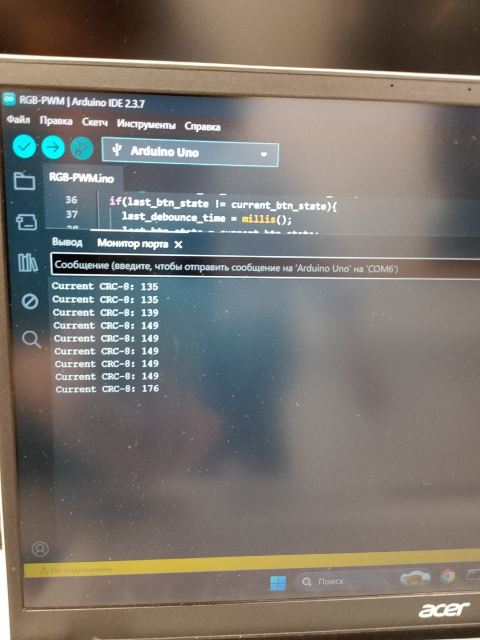
#> input picture foto/2026-04-07 12.11.57.jpg, 960 x 1280 px (shown at 1/2 size)
$ python generate_word_reports.py
#> lines starting #> are read from the running program, lines starting #| are printed output that depends on the picture
from __future__ import annotations

from pathlib import Path
from typing import Iterable

from docx import Document
from docx.enum.table import WD_TABLE_ALIGNMENT
from docx.enum.text import WD_ALIGN_PARAGRAPH
from docx.oxml import OxmlElement
from docx.oxml.ns import qn
from docx.shared import Cm, Pt
from PIL import Image, ImageDraw, ImageFont


ROOT = Path(__file__).resolve().parents[1]
OUTPUT_DIR = ROOT / "deliverables" / "word-reports"
ASSETS_DIR = OUTPUT_DIR / "assets"
DOCX_DIR = OUTPUT_DIR / "docx"
PDF_DIR = OUTPUT_DIR / "pdf"
FINAL_DIR = ROOT / "deliverables" / "final-submission"

DEFAULT_PERFORMERS = ["Мегерян Сергей Сергеевич"]
DISCIPLINE = "Основы программирования для микроэлектроники"
UNIVERSITY_LINE_1 = "Автономная некоммерческая образовательная организация высшего образования"
UNIVERSITY_LINE_2 = "«Научно-технологический университет «Сириус»»"
CITY_YEAR = "ФТ Сириус, 2026 г."

DOWNLOADS = Path("/Users/sergejmegeran/Downloads")
FOTO_DIR = ROOT / "foto"
PHOTO_SCHEME = DOWNLOADS / "photo_2026-04-06 09.51.09.jpeg"
PHOTO_STAND = DOWNLOADS / "photo_2026-04-06 09.51.06.jpeg"
PHOTO_STAND_CLOSE = DOWNLOADS / "photo_2026-04-06 09.50.55.jpeg"
PHOTO_BOARD = DOWNLOADS / "photo_2026-04-06 09.51.02.jpeg"
PHOTO_LAB1_V1_STAND = DOWNLOADS / "photo_2026-04-08 13.29.25.jpeg"
PHOTO_LAB1_V1_RESULT = DOWNLOADS / "photo_2026-04-08 13.29.28.jpeg"
PHOTO_LAB1_V2_STAND = DOWNLOADS / "photo_2026-04-08 13.29.21.jpeg"
PHOTO_LAB1_V2_RESULT = DOWNLOADS / "photo_2026-04-08 13.29.18.jpeg"
PHOTO_LAB2_V2_GRAPH = DOWNLOADS / "photo_2026-04-08 13.25.50.jpeg"
PHOTO_LAB2_V2_SETUP = DOWNLOADS / "photo_2026-04-08 13.25.54.jpeg"
PHOTO_LAB2_V2_MONITOR = DOWNLOADS / "photo_2026-04-08 13.25.58.jpeg"
PHOTO_LAB2_V2_BOARD = DOWNLOADS / "photo_2026-04-08 13.26.01.jpeg"
PHOTO_LAB2_V2_SETUP_ALT = DOWNLOADS / "photo_2026-04-08 13.26.05.jpeg"
PHOTO_LAB2_V2_WIDE = DOWNLOADS / "photo_2026-04-08 13.26.09.jpeg"
PHOTO_LAB2_V2_CODE = DOWNLOADS / "photo_2026-04-08 13.26.12.jpeg"
PHOTO_LAB2_V2_POT_CLOSE = DOWNLOADS / "photo_2026-04-08 13.26.18.jpeg"
PHOTO_LAB4_STAND = DOWNLOADS / "photo_2026-04-08 13.29.54.jpeg"
PHOTO_LAB4_CLOSE = DOWNLOADS / "photo_2026-04-08 13.29.58.jpeg"
PHOTO_LAB3_STAND = DOWNLOADS / "photo_2026-04-08 13.30.17.jpeg"
PHOTO_LAB3_BUTTON = DOWNLOADS / "photo_2026-04-08 13.30.23.jpeg"
PHOTO_LAB3_SERIAL = FOTO_DIR / "2026-04-07 12.11.57.jpg"

FONT_CANDIDATES = [
    "/System/Library/Fonts/Supplemental/Arial.ttf",
    "/System/Library/Fonts/Supplemental/Arial Unicode.ttf",
    "/Library/Fonts/Arial.ttf",
]


def ensure_dirs() -> None:
    ASSETS_DIR.mkdir(parents=True, exist_ok=True)
    DOCX_DIR.mkdir(parents=True, exist_ok=True)
    PDF_DIR.mkdir(parents=True, exist_ok=True)
    FINAL_DIR.mkdir(parents=True, exist_ok=True)


def ensure_package_dirs(base_dir: Path) -> tuple[Path, Path]:
    docx_dir = base_dir / "docx"
    pdf_dir = base_dir / "pdf"
    docx_dir.mkdir(parents=True, exist_ok=True)
    pdf_dir.mkdir(parents=True, exist_ok=True)
    return docx_dir, pdf_dir


def find_font(size: int, bold: bool = False) -> ImageFont.FreeTypeFont | ImageFont.ImageFont:
    candidates = []
    if bold:
        candidates.extend(
            [
                "/System/Library/Fonts/Supplemental/Arial Bold.ttf",
                "/Library/Fonts/Arial Bold.ttf",
            ]
        )
    candidates.extend(FONT_CANDIDATES)

    for candidate in candidates:
        path = Path(candidate)
        if path.exists():
            return ImageFont.truetype(str(path), size=size)
    return ImageFont.load_default()


def sanitize_text(text: str) -> str:
    return text.replace("`", "").strip()


def performer_token(performers: list[str] | None = None) -> str:
    source = performers or DEFAULT_PERFORMERS
    return "_".join("_".join(name.split()) for name in source)


# [170 lines left out: functions set_cell_border, set_page_margins, set_base_styles, add_page_number_footer, extract_headings, add_contents_page and 1 more, not called in this run]


def add_spacer(document: Document, count: int) -> None:
    for _ in range(count):
        document.add_paragraph("")


# [153 lines left out: functions add_heading, add_paragraph, add_bullet, add_numbered, add_markdown_body, add_code_line and 3 more, not called in this run]


def prepare_external_photo(source: Path, target_name: str, max_size: tuple[int, int] = (1600, 1600)) -> Path | None:
    if not source.exists():
        return None
    target = ASSETS_DIR / target_name
    with Image.open(source) as img:
        converted = img.convert("RGB")
        converted.thumbnail(max_size)
        converted.save(target, quality=88)
    return target


def create_canvas(title: str, subtitle: str | None = None, size: tuple[int, int] = (1600, 900)) -> tuple[Image.Image, ImageDraw.ImageDraw]:
    image = Image.new("RGB", size, "white")
    draw = ImageDraw.Draw(image)
    title_font = find_font(44, bold=True)
    subtitle_font = find_font(26)

    draw.rounded_rectangle((30, 30, size[0] - 30, size[1] - 30), radius=24, outline="#1F2937", width=3)
    draw.text((60, 55), title, font=title_font, fill="#111827")
    if subtitle:
        draw.text((60, 120), subtitle, font=subtitle_font, fill="#374151")
    return image, draw


def save_lines_figure(filename: str, title: str, lines: list[str], subtitle: str | None = None) -> Path:
    image, draw = create_canvas(title, subtitle)
    body_font = find_font(28)
    y = 210
    for line in lines:
        draw.rounded_rectangle((70, y - 10, 1530, y + 50), radius=12, fill="#F3F4F6", outline="#D1D5DB")
        draw.text((95, y), line, font=body_font, fill="#111827")
        y += 74
    target = ASSETS_DIR / filename
    image.save(target, quality=90)
    return target


def save_terminal_figure(filename: str, title: str, lines: list[str]) -> Path:
    width, height = 1500, 900
    image = Image.new("RGB", (width, height), "#101418")
    draw = ImageDraw.Draw(image)
    title_font = find_font(34, bold=True)
    body_font = find_font(26)

    draw.rounded_rectangle((30, 30, width - 30, height - 30), radius=24, outline="#2DD4BF", width=3)
    draw.text((60, 60), title, font=title_font, fill="#E5E7EB")

    y = 140
    for line in lines:
        draw.text((70, y), line, font=body_font, fill="#86EFAC")
        y += 48

    target = ASSETS_DIR / filename
    image.save(target, quality=90)
    return target


def save_proteus_overview_figure(filename: str) -> Path:
    width, height = 1600, 920
    image = Image.new("RGB", (width, height), "#d8cfb8")
    draw = ImageDraw.Draw(image)
    title_font = find_font(24, bold=True)
    ui_font = find_font(18)
    small_font = find_font(16)

    for x in range(220, width, 28):
        draw.line((x, 90, x, height - 40), fill="#c9bea1", width=1)
    for y in range(90, height - 40, 28):
        draw.line((220, y, width - 40, y), fill="#c9bea1", width=1)

    draw.rectangle((0, 0, width, 48), fill="#e9e9ec", outline="#9a9aa0")
    draw.text((18, 12), "Proteus 8.13 Professional - Lab3 CRC-8 UART Server", font=title_font, fill="#1f2937")
    draw.rectangle((0, 48, 190, height), fill="#efefef", outline="#b7b7b7")
    draw.text((20, 72), "DEVICES", font=ui_font, fill="#374151")
    draw.text((20, 110), "Arduino UNO R3", font=small_font, fill="#111827")
    draw.text((20, 136), "BUTTON", font=small_font, fill="#111827")
    draw.text((20, 162), "VIRTUAL TERMINAL", font=small_font, fill="#111827")
    draw.text((20, 188), "GROUND", font=small_font, fill="#111827")

    draw.rounded_rectangle((600, 220, 980, 640), radius=24, fill="#3145aa", outline="#192c73", width=4)
    draw.text((700, 255), "Arduino UNO", font=title_font, fill="white")
    for idx, label in enumerate(["RX", "TX", "D2", "D1", "D0", "GND"]):
        y = 340 + idx * 34
        draw.ellipse((610, y, 625, y + 15), fill="#111827")
        draw.text((635, y - 2), label, font=small_font, fill="white")

    draw.rounded_rectangle((460, 320, 540, 400), radius=12, fill="#f3f4f6", outline="#111827", width=3)
    draw.rectangle((486, 346, 514, 374), fill="#fbbf24", outline="#92400e", width=2)
    draw.text((438, 412), "BUTTON", font=small_font, fill="#111827")

    draw.rounded_rectangle((1110, 250, 1470, 610), radius=18, fill="#1f2937", outline="#0f172a", width=3)
    draw.rectangle((1110, 250, 1470, 290), fill="#374151")
    draw.text((1132, 262), "Virtual Terminal", font=ui_font, fill="#f9fafb")
    draw.text((1135, 320), "9600 baud", font=small_font, fill="#93c5fd")
    draw.text((1135, 360), "RX 'A' (0x41), CRC=0xC0", font=small_font, fill="#86efac")
    draw.text((1135, 392), "CRC-8 = 0x63", font=small_font, fill="#86efac")

    draw.line((540, 360, 600, 406), fill="#16a34a", width=5)
    draw.line((500, 320, 500, 220), fill="#111827", width=5)
    draw.line((500, 220, 690, 220), fill="#111827", width=5)
    draw.line((980, 408, 1110, 408), fill="#2563eb", width=5)
    draw.line((980, 442, 1110, 360), fill="#dc2626", width=5)

    target = ASSETS_DIR / filename
    image.save(target, quality=90)
    return target


def save_proteus_runtime_figure(filename: str) -> Path:
    width, height = 1600, 920
    image = Image.new("RGB", (width, height), "#d8cfb8")
    draw = ImageDraw.Draw(image)
    title_font = find_font(24, bold=True)
    ui_font = find_font(18)
    small_font = find_font(16)

    draw.rectangle((0, 0, width, 48), fill="#e9e9ec", outline="#9a9aa0")
    draw.text((18, 12), "Proteus 8.13 Professional - Running Simulation", font=title_font, fill="#1f2937")
    draw.ellipse((1480, 12, 1508, 40), fill="#22c55e", outline="#166534")
    draw.text((1518, 14), "RUN", font=ui_font, fill="#166534")

    for x in range(60, width - 40, 28):
        draw.line((x, 90, x, height - 40), fill="#c9bea1", width=1)
    for y in range(90, height - 40, 28):
        draw.line((60, y, width - 40, y), fill="#c9bea1", width=1)

    draw.rounded_rectangle((220, 230, 600, 640), radius=24, fill="#3145aa", outline="#192c73", width=4)
    draw.text((320, 265), "Arduino UNO", font=title_font, fill="white")
    draw.rounded_rectangle((100, 350, 180, 430), radius=12, fill="#f3f4f6", outline="#111827", width=3)
    draw.rectangle((126, 376, 154, 404), fill="#fbbf24", outline="#92400e", width=2)
    draw.text((80, 442), "Button on D2", font=small_font, fill="#111827")

    draw.rounded_rectangle((920, 180, 1470, 690), radius=18, fill="#111827", outline="#0f172a", width=3)
    draw.rectangle((920, 180, 1470, 222), fill="#374151")
    draw.text((944, 192), "Virtual Terminal", font=ui_font, fill="#f9fafb")
    terminal_lines = [
        "Lab 3 / CRC-8 UART server / reset mode",
        "RX 'A' (0x41), CRC=0xC0",
        "----- CRC report -----",
        "Bytes received: 1",
        "CRC-8 = 0xC0",
        "Accumulator reset to 0x00.",
        "RX 'A' (0x41), CRC=0xC0",
        "RX 'A' (0x41), CRC=0x8E",
        "RX 'A' (0x41), CRC=0x63",
        "CRC-8 = 0x63",
    ]
    y = 260
    for line in terminal_lines:
        draw.text((950, y), line, font=small_font, fill="#86efac")
        y += 34

    draw.line((180, 390, 220, 390), fill="#16a34a", width=5)
    draw.line((600, 390, 920, 390), fill="#2563eb", width=5)
    draw.line((600, 430, 920, 460), fill="#dc2626", width=5)

    target = ASSETS_DIR / filename
    image.save(target, quality=90)
    return target


def save_led_bar_figure(filename: str, title: str, labels: list[str], active_counts: list[int]) -> Path:
    width, height = 1500, 900
    image = Image.new("RGB", (width, height), "white")
    draw = ImageDraw.Draw(image)
    title_font = find_font(40, bold=True)
    label_font = find_font(28)

    draw.rounded_rectangle((30, 30, width - 30, height - 30), radius=24, outline="#1F2937", width=3)
    draw.text((60, 55), title, font=title_font, fill="#111827")

    for row, (label, active) in enumerate(zip(labels, active_counts)):
        y = 220 + row * 220
        draw.text((80, y - 70), label, font=label_font, fill="#111827")
        for idx in range(8):
            x = 120 + idx * 150
            fill = "#EF4444" if idx < active else "#E5E7EB"
            outline = "#991B1B" if idx < active else "#9CA3AF"
            draw.rounded_rectangle((x, y, x + 80, y + 160), radius=16, fill=fill, outline=outline, width=4)

    target = ASSETS_DIR / filename
    image.save(target, quality=90)
    return target


def build_assets() -> dict[str, Path]:
    assets: dict[str, Path] = {}

    scheme_photo = prepare_external_photo(PHOTO_SCHEME, "lab1_scheme_photo.jpg")
    if scheme_photo:
        assets["lab1_scheme_photo"] = scheme_photo

    stand_photo = prepare_external_photo(PHOTO_STAND, "lab1_stand_photo.jpg")
    if stand_photo:
        assets["lab1_stand_photo"] = stand_photo

    close_photo = prepare_external_photo(PHOTO_STAND_CLOSE, "lab1_stand_close.jpg")
    if close_photo:
        assets["lab1_stand_close"] = close_photo

    board_photo = prepare_external_photo(PHOTO_BOARD, "lab1_board_photo.jpg")
    if board_photo:
        assets["lab1_board_photo"] = board_photo

    lab1_v1_stand = prepare_external_photo(PHOTO_LAB1_V1_STAND, "lab1_v1_stand_photo.jpg")
    if lab1_v1_stand:
        assets["lab1_v1_stand_photo"] = lab1_v1_stand

    lab1_v1_result = prepare_external_photo(PHOTO_LAB1_V1_RESULT, "lab1_v1_result_photo.jpg")
    if lab1_v1_result:
        assets["lab1_v1_result_photo"] = lab1_v1_result

    lab1_v2_stand = prepare_external_photo(PHOTO_LAB1_V2_STAND, "lab1_v2_stand_photo.jpg")
    if lab1_v2_stand:
        assets["lab1_v2_stand_photo"] = lab1_v2_stand

    lab1_v2_result = prepare_external_photo(PHOTO_LAB1_V2_RESULT, "lab1_v2_result_photo.jpg")
    if lab1_v2_result:
        assets["lab1_v2_result_photo"] = lab1_v2_result

    lab2_v2_graph = prepare_external_photo(PHOTO_LAB2_V2_GRAPH, "lab2_v2_graph_photo.jpg")
    if lab2_v2_graph:
        assets["lab2_v2_graph_photo"] = lab2_v2_graph

    lab2_v2_setup = prepare_external_photo(PHOTO_LAB2_V2_SETUP, "lab2_v2_setup_photo.jpg")
    if lab2_v2_setup:
        assets["lab2_v2_setup_photo"] = lab2_v2_setup

    lab2_v2_monitor = prepare_external_photo(PHOTO_LAB2_V2_MONITOR, "lab2_v2_monitor_photo.jpg")
    if lab2_v2_monitor:
        assets["lab2_v2_monitor_photo"] = lab2_v2_monitor

    lab2_v2_board = prepare_external_photo(PHOTO_LAB2_V2_BOARD, "lab2_v2_board_photo.jpg")
    if lab2_v2_board:
        assets["lab2_v2_board_photo"] = lab2_v2_board

    lab2_v2_setup_alt = prepare_external_photo(PHOTO_LAB2_V2_SETUP_ALT, "lab2_v2_setup_alt_photo.jpg")
    if lab2_v2_setup_alt:
        assets["lab2_v2_setup_alt_photo"] = lab2_v2_setup_alt

    lab2_v2_wide = prepare_external_photo(PHOTO_LAB2_V2_WIDE, "lab2_v2_wide_photo.jpg")
    if lab2_v2_wide:
        assets["lab2_v2_wide_photo"] = lab2_v2_wide

    lab2_v2_code = prepare_external_photo(PHOTO_LAB2_V2_CODE, "lab2_v2_code_photo.jpg")
    if lab2_v2_code:
        assets["lab2_v2_code_photo"] = lab2_v2_code

    lab2_v2_pot_close = prepare_external_photo(PHOTO_LAB2_V2_POT_CLOSE, "lab2_v2_pot_close_photo.jpg")
    if lab2_v2_pot_close:
        assets["lab2_v2_pot_close_photo"] = lab2_v2_pot_close

    lab4_stand = prepare_external_photo(PHOTO_LAB4_STAND, "lab4_stand_photo.jpg")
    if lab4_stand:
        assets["lab4_stand_photo"] = lab4_stand

    lab4_close = prepare_external_photo(PHOTO_LAB4_CLOSE, "lab4_close_photo.jpg")
    if lab4_close:
        assets["lab4_close_photo"] = lab4_close

    lab3_serial = prepare_external_photo(PHOTO_LAB3_SERIAL, "lab3_serial_photo.jpg")
#> in prepare_external_photo, img is the input picture: PIL image 960x1280 RGB; mean R, G, B 121.3, 116.7, 110.3
    if lab3_serial:
        assets["lab3_serial_photo"] = lab3_serial

    lab3_stand = prepare_external_photo(PHOTO_LAB3_STAND, "lab3_stand_photo.jpg")
    if lab3_stand:
        assets["lab3_stand_photo"] = lab3_stand

    lab3_button = prepare_external_photo(PHOTO_LAB3_BUTTON, "lab3_button_photo.jpg")
    if lab3_button:
        assets["lab3_button_photo"] = lab3_button

    assets["lab1_binary_result"] = save_led_bar_figure(
        "lab1_binary_result.png",
        "Пример отображения 6-битного числа",
        ["Число 13 (001101)", "Число 42 (101010)"],
        [4, 6],
    )
    assets["lab1_running_light"] = save_led_bar_figure(
        "lab1_running_light.png",
        "Пример эффекта бегущего огня",
        ["Шаг 1", "Шаг 2", "Шаг 3"],
        [1, 2, 3],
    )
#> call 2 of save_led_bar_figure, with filename = 'lab1_running_light.png', title = 'Пример эффекта бегущего огня'
#> in save_led_bar_figure (call 2), `image.save(target, quality=90)`:
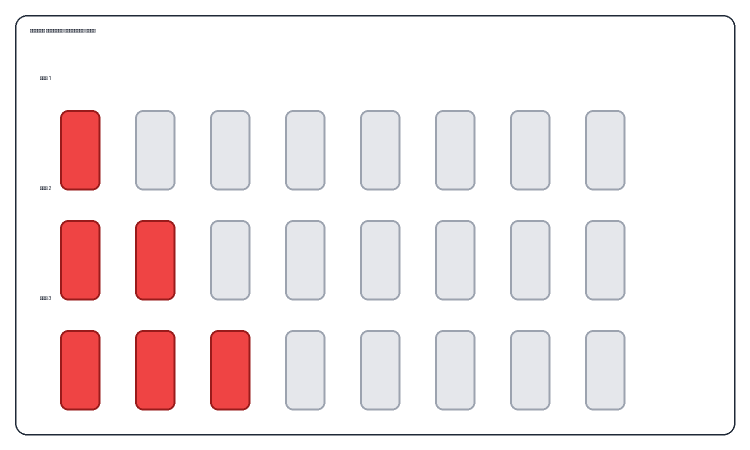
#> saved as lab1_running_light.png: PIL image 1500x900 RGB (shown at 1/2 size); mean R, G, B 244.9, 236.1, 237.1
    assets["lab2_v1_scheme"] = save_lines_figure(
        "lab2_v1_scheme.png",
        "Схема подключения ЛР2, вариант 1",
        [
            "LM35: VCC -> 5V",
            "LM35: VOUT -> A0",
            "LM35: GND -> GND",
            "Кнопка запуска: D2 -> кнопка -> GND",
            "Режим кнопки: INPUT_PULLUP",
        ],
        "Датчик температуры LM35 и внешний запуск выборки",
    )
#> after the loop in save_lines_figure, `for line in lines:`: y = 580
    assets["lab2_v1_result"] = save_terminal_figure(
        "lab2_v1_result.png",
        "Пример результата выборки",
        [
            "Capture started.",
            "rawAdcSamples[0] = 153",
            "rawTemperatureSamplesC[0] = 74.78",
            "filteredTemperatureSamplesC[0] = 74.78",
            "rawAdcSamples[1] = 152",
            "filteredTemperatureSamplesC[1] = 74.58",
            "Capture finished.",
        ],
    )
#> in save_terminal_figure, `image = Image.new("RGB", (width, height), "#101418")`:
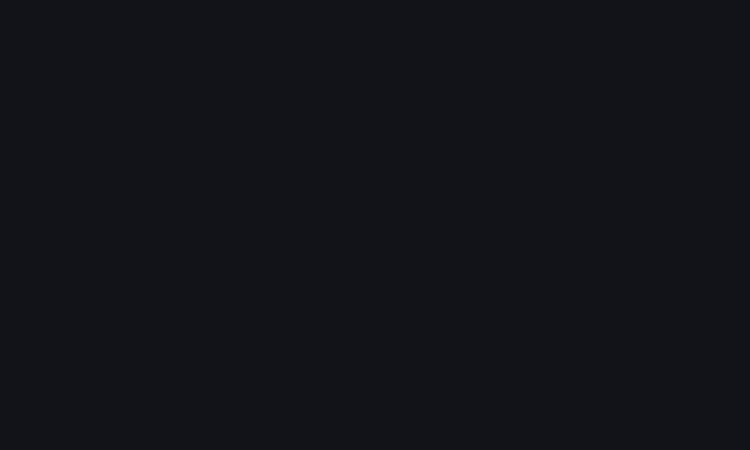
#> image: PIL image 1500x900 RGB (shown at 1/2 size); mean R, G, B 16, 20, 24
#> after the loop in save_terminal_figure, `for line in lines:`: y = 476
#> in save_terminal_figure, `image.save(target, quality=90)`:
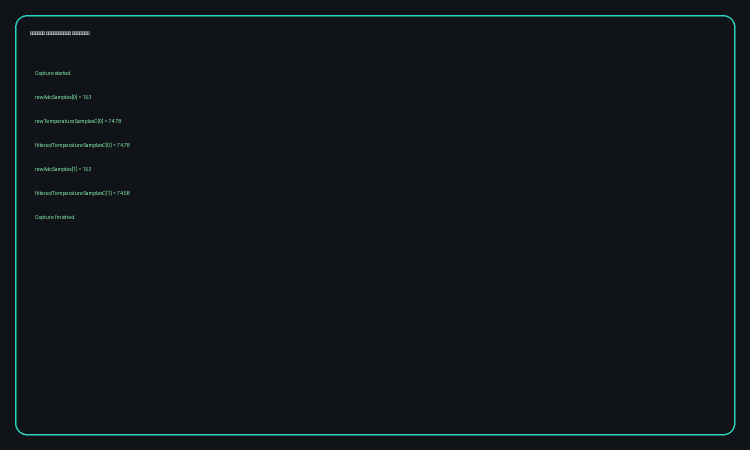
#> saved as lab2_v1_result.png: PIL image 1500x900 RGB (shown at 1/2 size); mean R, G, B 16.5, 22.3, 26
    assets["lab2_v2_scheme"] = save_lines_figure(
        "lab2_v2_scheme.png",
        "Схема подключения ЛР2, вариант 2",
        [
            "Потенциометр: крайний вывод -> 5V",
            "Потенциометр: средний вывод -> A0",
            "Потенциометр: крайний вывод -> GND",
            "Кнопка измерения: D2 -> кнопка -> GND",
            "Режим кнопки: INPUT_PULLUP",
        ],
        "Потенциометр и кнопка с антидребезгом",
    )
#> call 2 of save_lines_figure, with filename = 'lab2_v2_scheme.png', title = 'Схема подключения ЛР2, вариант 2', subtitle = 'Потенциометр и кнопка с антидребезгом'
#> after the loop in save_lines_figure (call 2), `for line in lines:`: y = 580
#> in save_lines_figure (call 2), `image.save(target, quality=90)`:
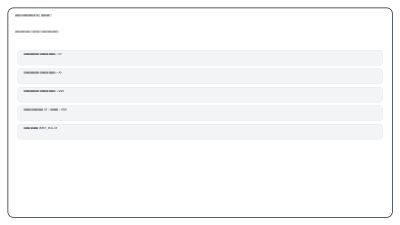
#> saved as lab2_v2_scheme.png: PIL image 1600x900 RGB (shown at 1/4 size); mean R, G, B 248.2, 248.6, 249.5
    assets["lab2_v2_result"] = save_terminal_figure(
        "lab2_v2_result.png",
        "Пример вывода в Serial Monitor",
        [
            "Measurement #1: 512",
            "Measurement #2: 640",
            "Measurement #3: 703",
            "----- Measurements dump -----",
            "Stored values: 3",
            "Mean: 618.33",
            "StdDev: 79.45",
        ],
    )
#> call 2 of save_terminal_figure, with filename = 'lab2_v2_result.png', title = 'Пример вывода в Serial Monitor'
#> after the loop in save_terminal_figure (call 2), `for line in lines:`: y = 476
#> in save_terminal_figure (call 2), `image.save(target, quality=90)`:
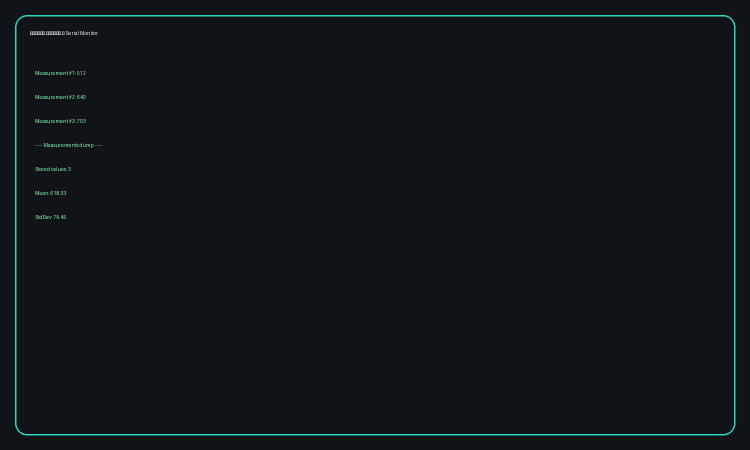
#> saved as lab2_v2_result.png: PIL image 1500x900 RGB (shown at 1/2 size); mean R, G, B 16.5, 22.2, 25.9
    assets["lab3_scheme"] = save_lines_figure(
        "lab3_scheme.png",
        "Схема подключения ЛР3",
        [
            "ПК <-> USB/UART <-> Arduino Uno",
            "Кнопка выдачи CRC: D2 -> кнопка -> GND",
            "Скорость обмена: 9600 бод",
            "Настройка Serial Monitor: No line ending",
            "Полином CRC-8: 0x07",
        ],
        "CRC-8 сервер с выдачей по нажатию кнопки",
    )
#> call 3 of save_lines_figure, with filename = 'lab3_scheme.png', title = 'Схема подключения ЛР3', subtitle = 'CRC-8 сервер с выдачей по нажатию кнопки'
#> after the loop in save_lines_figure (call 3), `for line in lines:`: y = 580
#> in save_lines_figure (call 3), `image.save(target, quality=90)`:
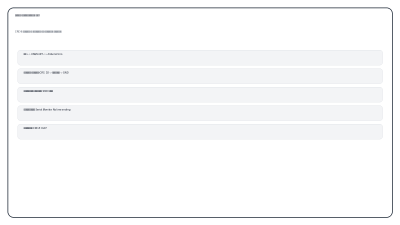
#> saved as lab3_scheme.png: PIL image 1600x900 RGB (shown at 1/4 size); mean R, G, B 248.3, 248.7, 249.6
    assets["lab3_proteus_model"] = save_lines_figure(
        "lab3_proteus_model.png",
        "Подготовка модели ЛР3 для Proteus 8.13",
        [
            "Компоненты: Arduino UNO R3, BUTTON, VIRTUAL TERMINAL, GND",
            "Кнопка: D2 -> BUTTON -> GND",
            "Virtual Terminal RX <- TX Arduino (D1)",
            "Virtual Terminal TX -> RX Arduino (D0)",
            "Скорость обмена: 9600 бод",
            "Для запуска выбирается HEX из deliverables/proteus-arduino/proteus/",
        ],
        "Иллюстрация схемы, используемой для моделирования в Proteus",
    )
    assets["lab3_proteus_overview"] = save_proteus_overview_figure("lab3_proteus_overview.png")
#> in save_proteus_overview_figure, `image = Image.new("RGB", (width, height), "#d8cfb8")`:
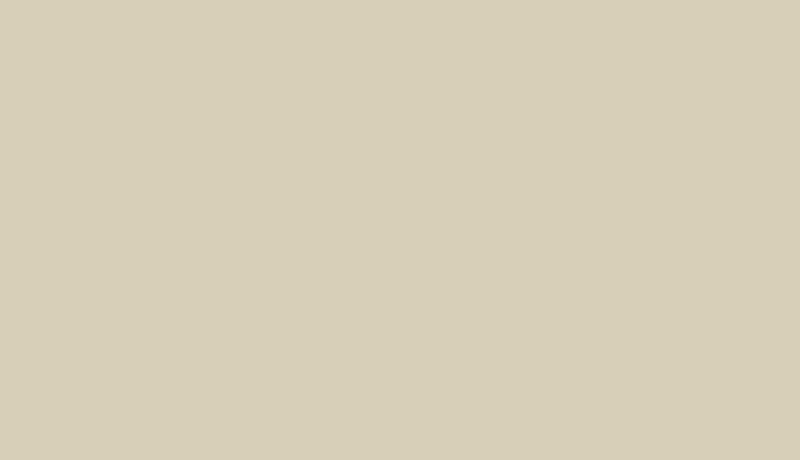
#> image: PIL image 1600x920 RGB (shown at 1/2 size); mean R, G, B 216, 207, 184
#> (the rest of the program and of its run is left out)
